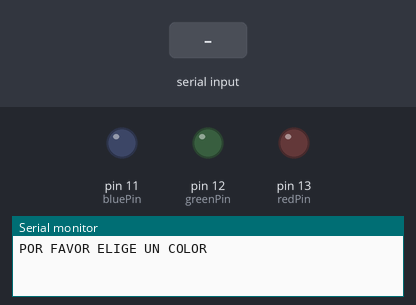
Bench run of a sketch on a simulated Arduino Uno, built with avr-gcc and run on an emulated ATmega328P. On the bench: output pins drawn as LEDs (lit = HIGH), the last lines printed to the serial monitor. The inputs (shaded band) are chosen by the test bench.

Above: at 1.2 s.
1.3 s: "rojo" received over Serial
At 2.6 s:
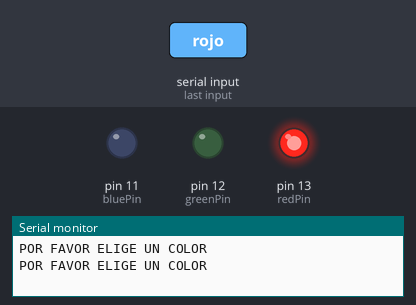
3.8 s: "verde" received over Serial
At 5.7 s:
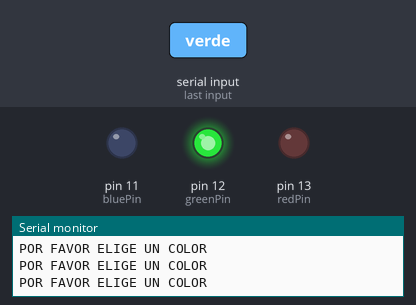
6.3 s: "azul" received over Serial
At 8.5 s:
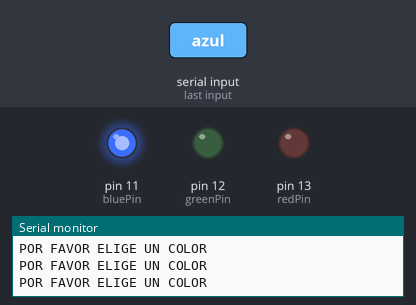
8.8 s: "cian" received over Serial
At 10.7 s:
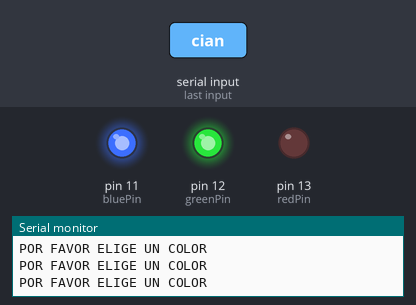
11.3 s: "magenta" received over Serial
At 12.7 s:
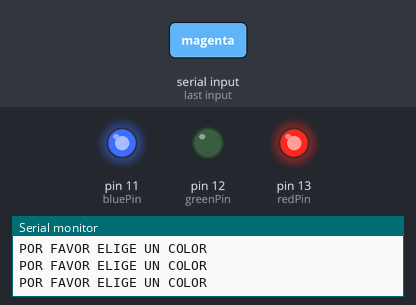
13.8 s: "amarillo" received over Serial
At 15.8 s:
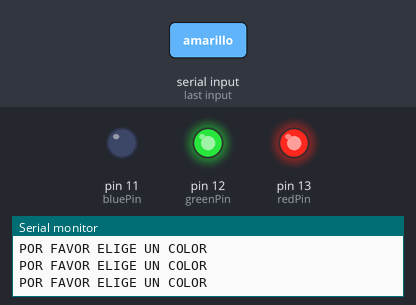
Timing chart, 0 to 17.3 s (numbered marks = the images above; inputs shaded):
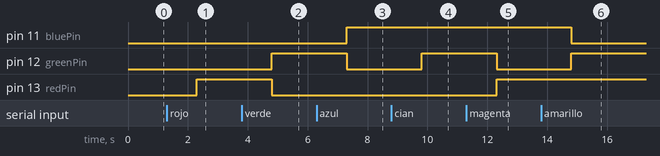

Measured:
- after the input at 1.3 s, pin 13 (redPin): LOW → HIGH after 1.0 s
- after the input at 3.8 s, pin 12 (greenPin): LOW → HIGH after 1.0 s; pin 13 (redPin): HIGH → LOW after 1.0 s
- after the input at 6.3 s, pin 11 (bluePin): LOW → HIGH after 1.0 s; pin 12 (greenPin): HIGH → LOW after 1.0 s
- after the input at 8.8 s, pin 12 (greenPin): LOW → HIGH after 1.0 s
- after the input at 11.3 s, pin 12 (greenPin): HIGH → LOW after 1.0 s; pin 13 (redPin): LOW → HIGH after 1.0 s
- after the input at 13.8 s, pin 11 (bluePin): HIGH → LOW after 1.0 s; pin 12 (greenPin): LOW → HIGH after 1.0 s

The sketch:

ControlandoLed.ino
```cpp
int redPin= 13;
int greenPin= 12;
int bluePin= 11;
String color;
String msg1 = "POR FAVOR ELIGE UN COLOR";


void setup() {
  // put your setup code here, to run once:
  Serial.begin(9600);
  pinMode(redPin, OUTPUT);
  pinMode(greenPin, OUTPUT);
  pinMode(bluePin, OUTPUT);

}

void loop() {
  // put your main code here, to run repeatedly:
  Serial.println();
  Serial.println(msg1);
  while (Serial.available() == 0);{

}
color = Serial.readString();
if (color == "rojo") {
  digitalWrite (redPin, HIGH);
  digitalWrite (greenPin, LOW);
  digitalWrite (bluePin, LOW);
}

if (color == "verde") {
  digitalWrite (redPin, LOW);
  digitalWrite (greenPin, HIGH);
  digitalWrite (bluePin, LOW);
}

if (color == "azul") {
  digitalWrite (redPin, LOW);
  digitalWrite (greenPin, LOW);
  digitalWrite (bluePin, HIGH);
}
 if (color == "cian") {
  analogWrite (redPin, 0);
  analogWrite (greenPin, 255);
  analogWrite (bluePin, 255);
}
 if (color == "magenta") {
  analogWrite (redPin, 255);
  analogWrite (greenPin, 0);
  analogWrite (bluePin, 255);
}
 if (color == "amarillo") {
  analogWrite (redPin, 255);
  analogWrite (greenPin, 255);
  analogWrite (bluePin, 0);
 }
}
```
